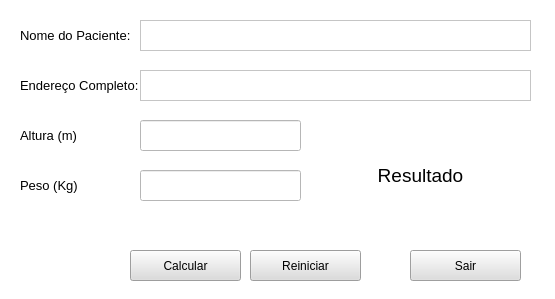
<?xml version="1.0" encoding="UTF-8"?>
<ui version="4.0">
 <class>MainWindow</class>
 <widget class="QMainWindow" name="MainWindow">
  <property name="geometry">
   <rect>
    <x>0</x>
    <y>0</y>
    <width>555</width>
    <height>299</height>
   </rect>
  </property>
  <property name="windowTitle">
   <string>Calculo do IMC - Indice de Massa Corporal</string>
  </property>
  <property name="windowIcon">
   <iconset>
    <normalon>fit.ico</normalon>
   </iconset>
  </property>
  <property name="styleSheet">
   <string notr="true">background-color: rgb(255, 255, 255);</string>
  </property>
  <widget class="QWidget" name="centralwidget">
   <widget class="QLabel" name="label">
    <property name="geometry">
     <rect>
      <x>20</x>
      <y>20</y>
      <width>131</width>
      <height>31</height>
     </rect>
    </property>
    <property name="font">
     <font>
      <pointsize>10</pointsize>
     </font>
    </property>
    <property name="text">
     <string>Nome do Paciente:</string>
    </property>
   </widget>
   <widget class="QLabel" name="label_2">
    <property name="geometry">
     <rect>
      <x>20</x>
      <y>70</y>
      <width>131</width>
      <height>31</height>
     </rect>
    </property>
    <property name="font">
     <font>
      <pointsize>10</pointsize>
     </font>
    </property>
    <property name="text">
     <string>Endereço Completo:</string>
    </property>
   </widget>
   <widget class="QLabel" name="label_3">
    <property name="geometry">
     <rect>
      <x>20</x>
      <y>170</y>
      <width>131</width>
      <height>31</height>
     </rect>
    </property>
    <property name="font">
     <font>
      <pointsize>10</pointsize>
     </font>
    </property>
    <property name="text">
     <string>Peso (Kg)</string>
    </property>
   </widget>
   <widget class="QLabel" name="label_4">
    <property name="geometry">
     <rect>
      <x>20</x>
      <y>120</y>
      <width>131</width>
      <height>31</height>
     </rect>
    </property>
    <property name="font">
     <font>
      <pointsize>10</pointsize>
     </font>
    </property>
    <property name="text">
     <string>Altura (m)</string>
    </property>
   </widget>
   <widget class="QPushButton" name="botao_calcular">
    <property name="geometry">
     <rect>
      <x>130</x>
      <y>250</y>
      <width>111</width>
      <height>31</height>
     </rect>
    </property>
    <property name="styleSheet">
     <string notr="true">background-color: rgb(220, 220, 220);</string>
    </property>
    <property name="text">
     <string>Calcular</string>
    </property>
   </widget>
   <widget class="QPushButton" name="botao_reiniciar">
    <property name="geometry">
     <rect>
      <x>250</x>
      <y>250</y>
      <width>111</width>
      <height>31</height>
     </rect>
    </property>
    <property name="styleSheet">
     <string notr="true">background-color: rgb(220, 220, 220);</string>
    </property>
    <property name="text">
     <string>Reiniciar</string>
    </property>
   </widget>
   <widget class="QPushButton" name="botao_sair">
    <property name="geometry">
     <rect>
      <x>410</x>
      <y>250</y>
      <width>111</width>
      <height>31</height>
     </rect>
    </property>
    <property name="styleSheet">
     <string notr="true">background-color: rgb(222, 222, 222);</string>
    </property>
    <property name="text">
     <string>Sair</string>
    </property>
   </widget>
   <widget class="QTextEdit" name="nome_paciente">
    <property name="geometry">
     <rect>
      <x>140</x>
      <y>20</y>
      <width>391</width>
      <height>31</height>
     </rect>
    </property>
    <property name="styleSheet">
     <string notr="true">border-color: rgb(0, 0, 0);</string>
    </property>
   </widget>
   <widget class="QTextEdit" name="endereco">
    <property name="geometry">
     <rect>
      <x>140</x>
      <y>70</y>
      <width>391</width>
      <height>31</height>
     </rect>
    </property>
   </widget>
   <widget class="QLabel" name="label_5">
    <property name="geometry">
     <rect>
      <x>310</x>
      <y>120</y>
      <width>221</width>
      <height>111</height>
     </rect>
    </property>
    <property name="font">
     <font>
      <family>MS Shell Dlg 2</family>
      <pointsize>14</pointsize>
      <weight>50</weight>
      <italic>false</italic>
      <bold>false</bold>
     </font>
    </property>
    <property name="styleSheet">
     <string notr="true">border-color: rgb(173, 173, 173);
font: 14pt &quot;MS Shell Dlg 2&quot;;
background-color: rgb(255, 255, 255);</string>
    </property>
    <property name="text">
     <string>Resultado</string>
    </property>
    <property name="alignment">
     <set>Qt::AlignCenter</set>
    </property>
   </widget>
   <widget class="QLineEdit" name="lineEdit">
    <property name="geometry">
     <rect>
      <x>140</x>
      <y>120</y>
      <width>161</width>
      <height>31</height>
     </rect>
    </property>
   </widget>
   <widget class="QLineEdit" name="lineEdit_2">
    <property name="geometry">
     <rect>
      <x>140</x>
      <y>170</y>
      <width>161</width>
      <height>31</height>
     </rect>
    </property>
   </widget>
  </widget>
 </widget>
 <resources/>
 <connections>
  <connection>
   <sender>botao_sair</sender>
   <signal>clicked()</signal>
   <receiver>MainWindow</receiver>
   <slot>close()</slot>
   <hints>
    <hint type="sourcelabel">
     <x>465</x>
     <y>265</y>
    </hint>
    <hint type="destinationlabel">
     <x>277</x>
     <y>149</y>
    </hint>
   </hints>
  </connection>
  <connection>
   <sender>botao_reiniciar</sender>
   <signal>clicked()</signal>
   <receiver>label_5</receiver>
   <slot>clear()</slot>
   <hints>
    <hint type="sourcelabel">
     <x>305</x>
     <y>265</y>
    </hint>
    <hint type="destinationlabel">
     <x>420</x>
     <y>175</y>
    </hint>
   </hints>
  </connection>
 </connections>
</ui>
